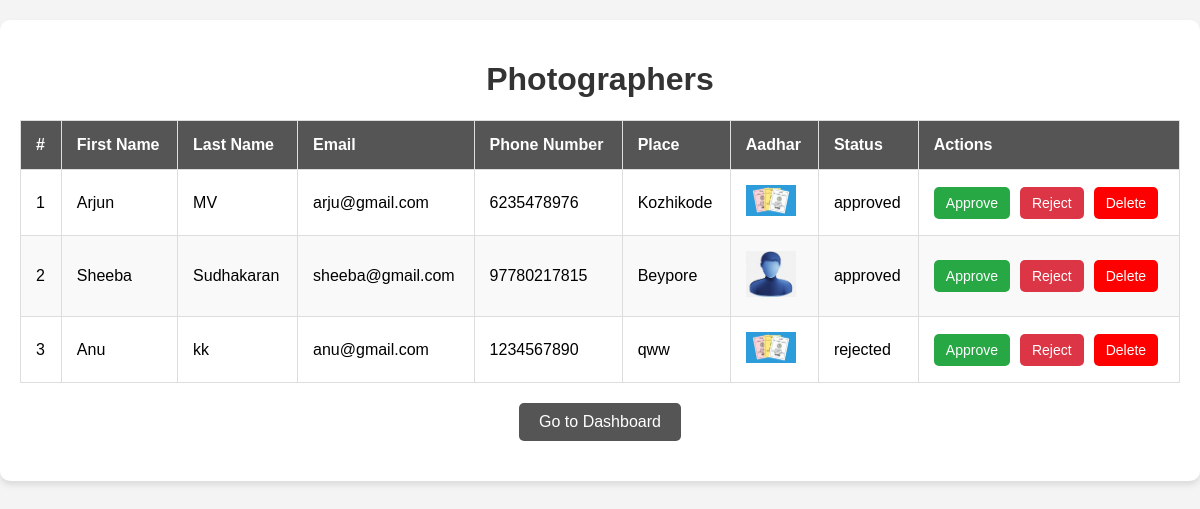
The page /photographers-list/ on the database as committed earlier.
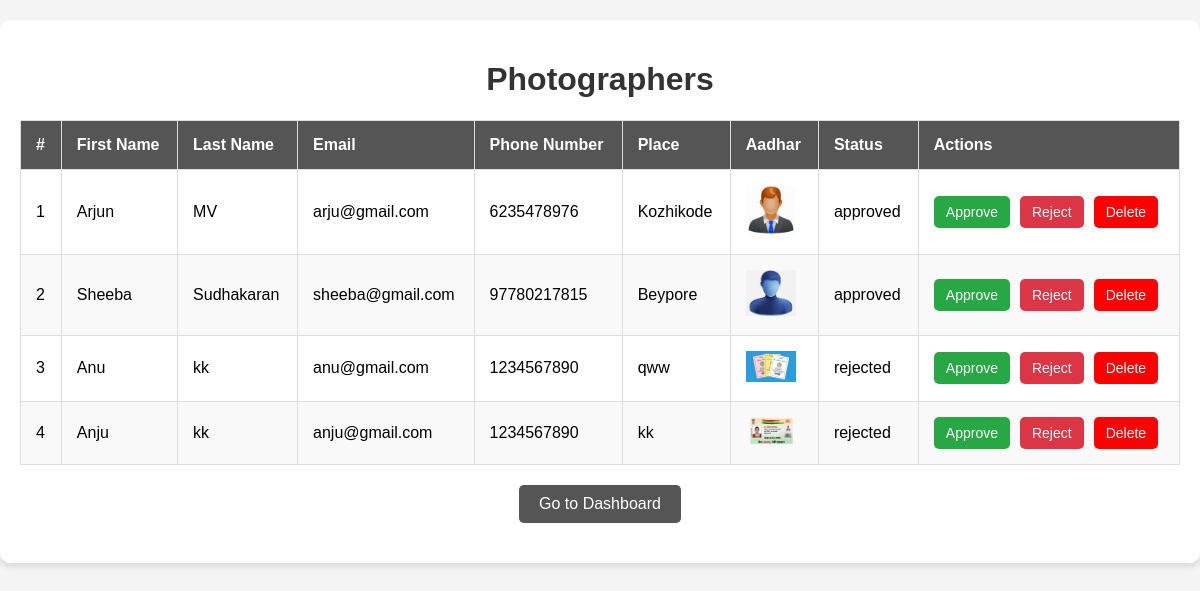
The same page on the database as committed later.
### pixconnectapp/models.py (models this page shows, shortened)
class PhotomanDetails(models.Model):
    user = models.OneToOneField(settings.AUTH_USER_MODEL, on_delete=models.CASCADE)
    first_name = models.CharField(max_length=50)
    last_name = models.CharField(max_length=50)
    email = models.EmailField()
    phone_number = models.CharField(max_length=15)
    aadhar_image = models.ImageField(upload_to='aadhar_images/')
    place = models.CharField(max_length=100)
    status = models.CharField(max_length=20, default='pending')

### pixconnectapp/views.py (the view)
# urls.py: path('photographers-list/', views.photographers_list, name='photographers_list'),
def photographers_list(request):
    photographers_list = PhotomanDetails.objects.all()
    return render(request, 'photographers_list.html', {'photographers_list': photographers_list})

### templates/photographers_list.html (shortened to what this page needs)
<!DOCTYPE html>
<html lang="en">
<head>
    <link rel="stylesheet" href="https://cdnjs.cloudflare.com/ajax/libs/font-awesome/5.15.4/css/all.min.css">
</head>
<body>
    <div class="container">
        <h1>Photographers</h1>
        <table>
            <thead>
                <tr>
                    <th>#</th>
                    <th>First Name</th>
                    <th>Last Name</th>
                    <th>Email</th>
                    <th>Phone Number</th>
                    <th>Place</th>
                    <th>Aadhar</th>
                    <th>Status</th>
                    <th>Actions</th>
                </tr>
            </thead>
            <tbody>
                {% for photographer in photographers_list %}
                <tr>
                    <td>{{ forloop.counter }}</td>
                    <td>{{ photographer.first_name }}</td>
                    <td>{{ photographer.last_name }}</td>
                    <td>{{ photographer.email }}</td>
                    <td>{{ photographer.phone_number }}</td>
                    <td>{{ photographer.place }}</td>
                    <td><img src="{{ photographer.aadhar_image.url }}" alt="Aadhar" width="50" class="thumbnail"></td>
                    <td>{{ photographer.status }}</td>
                    <td>
                        <div class="actions">
                            <a href="{% url 'approve_photographer' photographer.id %}">
                                <button class="btn approve-btn">Approve</button>
                            </a>
                            <a href="{% url 'reject_photographer' photographer.id %}">
                                <button class="btn reject-btn">Reject</button>
                            </a>
                            <a href="{% url 'delete_photographer' photographer.id %}">
                                <button class="btn delete-btn">Delete</button>
                            </a>
                        </div>
                    </td>
                </tr>
                {% empty %}
                <tr>
                    <td colspan="12">No Photographers found.</td>
                </tr>
                {% endfor %}
            </tbody>
        </table>
        <a href="{% url 'admin_dashboard' %}" class="dashboard-btn">Go to Dashboard</a>
    </div>
</body>
</html>

Rows that differ between the two databases and show on the page:
changed PhotomanDetails "Arjun": aadhar_image: a different picture
added PhotomanDetails: first_name "Anju", last_name "kk", email "anju@gmail.com", phone_number "1234567890", place "kk", aadhar_image (picture), status "rejected"
